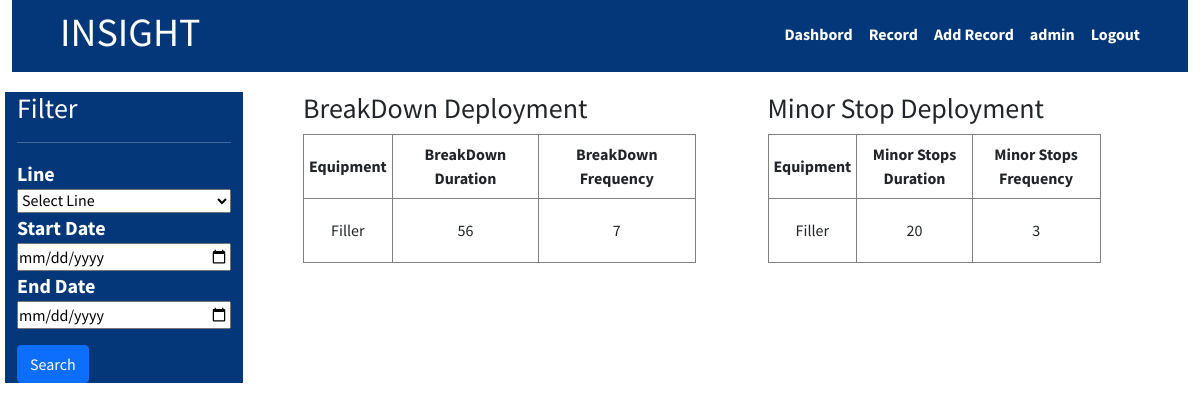
The app's page /insight/deviation/deployment (signed in) with its own data.
### accounts/models.py (models this page shows, shortened)
class AccountsUser(AbstractBaseUser,PermissionsMixin):
    email =models.EmailField(unique=True)
    sap_no =models.PositiveIntegerField()
    user_name =models.CharField(max_length=20)
    first_name =models.CharField(max_length=50,blank=True)
    last_name =models.CharField(max_length=50,blank=True)
    is_active =models.BooleanField(default=False)
    is_staff =models.BooleanField(default=False)
    created_on =models.DateTimeField(auto_now_add=True)
    objects = CustomAccountManager()
    USERNAME_FIELD ='email'
    REQUIRED_FIELDS = ['user_name','sap_no','first_name','last_name']

### insight/models.py (models this page shows)
class Equipment(models.Model):
    name = models.CharField(max_length=100,choices=choices.equipment_choices)
    def __str__(self):
        return self.name

### insight/views.py (the view)
# urls.py: path('deviation/deployment',DeviationDeploymentView,name='dev-dashboard')
def DeviationDeploymentView(request):
    equipments =Equipment.objects.all()
    function_failures =FunctionFailure.objects.all()
    failure_modes =FailureMode.objects.all()
    lines =Line.objects.all()
    line= request.GET.get('line')
    function_failures =FunctionFailure.objects.all()
    start_date=request.GET.get('start-date')
    end_date=request.GET.get('end-date')
    if line !='' and line is not None:
        equipments= equipments.filter(deviation__insight__line__id=line)
    if start_date !='' and start_date is not None:
        equipments =equipments.filter(deviation__insight__production_date__gte= start_date)
    if end_date !='' and start_date is not None:
        equipments =equipments.filter(deviation__insight__production_date__lte= end_date)
    print('ff',equipments.count())
    bddeployments=equipments.exclude(deviation__category=1)
    print('yy',bddeployments)
    bddeployments=equipments.filter(deviation__category=1).annotate(duration=Sum('deviation__duration'),frequency=Sum('deviation__frequency'))
    msdeployments=equipments.filter(deviation__category=2).annotate(duration=Sum('deviation__duration'),frequency=Sum('deviation__frequency'))
    for deployment in bddeployments:
        print('bd',deployment,deployment.duration,deployment.frequency)
    for deployment in msdeployments:
        print('ms',deployment,deployment.duration,deployment.frequency)
    context={
        'lines':lines,
        'msdeployments':msdeployments,
        'bddeployments':bddeployments
    }
    return render(request,'insight/deployment-dashboard.html',context)

### insight/models.py (called while the page is built)
    def __str__(self):
        return self.name

### insight/templates/insight/deployment-dashboard.html
{% extends 'base.html' %}{% block content %} {% include 'navbar.html' %}
<div class="deviation">
  <div class="row">
    <div class="col-3 content-sidebar" style="width: 20%">
      <h3>Filter</h3>
      <hr />
      {% include 'insight/dev-deployment-filter.html' %}
    </div>
    <div class="col-4 content-table k-table mx-5" style="width: 35%">
      <h3>BreakDown Deployment</h3>
      <table>
        <thead>
          <tr>
            <th>Equipment</th>
            <th>BreakDown Duration</th>
            <th>BreakDown Frequency</th>
          </tr>
        </thead>
        <tbody>
          {% for bd in bddeployments %}
          <tr>
            <td>{{bd}}</td>
            <td>{{bd.duration}}</td>
            <td>{{bd.frequency}}</td>
          </tr>
          {% endfor %}
        </tbody>
      </table>
    </div>
    <div class="col-4 content-table k-table " style="width: 30%">
      <h3>Minor Stop Deployment</h3>
      <div>
        <table>
          <thead>
            <tr>
              <th>Equipment</th>
              <th>Minor Stops Duration</th>
              <th>Minor Stops Frequency</th>
            </tr>
          </thead>
          <tbody>
            {% for ms in msdeployments %}
            <tr>
              <td>{{ms}}</td>
              <td>{{ms.duration}}</td>
              <td>{{ms.frequency}}</td>
            </tr>
            {% endfor %}
          </tbody>
        </table>
      </div>
    </div>
  </div>
</div>
{% endblock content %}

### templates/navbar.html (shortened to what this page needs)
<header class="navbar navbar-light" style="background-color: var(--nav)">
  <div class="logo px-5">
    <h1><a href="#">INSIGHT</a></h1>
  </div>
  {% if user.is_authenticated %}
  <nav class="nav nav-masthead justify-content-end float-md-end px-5">
    <a class="nav-link" href="{% url 'dashboard' %}">Dashbord</a>
    <a class="nav-link" href="{% url 'list-data' %}">Record</a>
    <a class="nav-link" href="{% url 'create-data' %}">Add Record</a>
    <a class="nav-link" href="#"> {{user.user_name}}</a>
    <a class="nav-link" href="{% url 'logout' %}">Logout</a>
  </nav>
  {% endif %}
</header>

### static/css/style.css (style rules this page uses)
:root { --nav: #043779; --content: #ffffff; --textcontent: #fefefe; --bs-blue: #0d6efd; --bs-indigo: #6610f2; --bs-purple: #6f42c1; --bs-pink: #d63384; --bs-red: #dc3545; --bs-orange: #fd7e14; --bs-yellow: #ffc107; --bs-green: #198754; --bs-teal: #20c997; --bs-cyan: #0dcaf0; --bs-white: #fff; --bs-gray: #6c757d; --bs-gray-dark: #343a40; --bs-primary: #0d6efd; --bs-secondary: #6c757d; --bs-success: #198754; --bs-info: #0dcaf0; --bs-warning: #ffc107; --bs-danger: #dc3545; --bs-light: #f8f9fa; --bs-dark: #212529; --bs-font-sans-serif: system-ui, -apple-system, "Segoe UI", Roboto, "Helvetica Neue", Arial, "Noto Sans", "Liberation Sans", sans-serif, "Apple Color Emoji", "Segoe UI Emoji", "Segoe UI Symbol", "Noto Color Emoji"; --bs-font-monospace: SFMono-Regular, Menlo, Monaco, Consolas, "Liberation Mono", "Courier New", monospace; --bs-gradient: linear-gradient( 180deg, rgba(255, 255, 255, 0.15), rgba(255, 255, 255, 0) ); }
* { padding: 0; margin: 0; box-sizing: border-box; }
a { text-decoration: none; color: var(--textcontent); }
body { font-family: "Source Sans Pro", sans-serif; }
.nav-masthead .nav-link { padding: 0.25rem 0; font-weight: 700; color: var(--textcontent); background-color: transparent; border-bottom: 0.25rem solid transparent; }
.nav-masthead .nav-link + .nav-link { margin-left: 1rem; }
.navbar { display: flex; justify-content: space-between; }
.deviation { margin: 20px 5px 5px 5px; }
.content-sidebar { background-color: var(--nav); color: var(--textcontent); }
.k-table table, td, th { border: 1px solid gray; border-collapse: collapse; text-align: center; height: 4em; padding: 5px; }

### records on screen
AccountsUser: user_name "admin"
Equipment: name "Filler", duration "56", frequency "7", duration "20", frequency "3"
